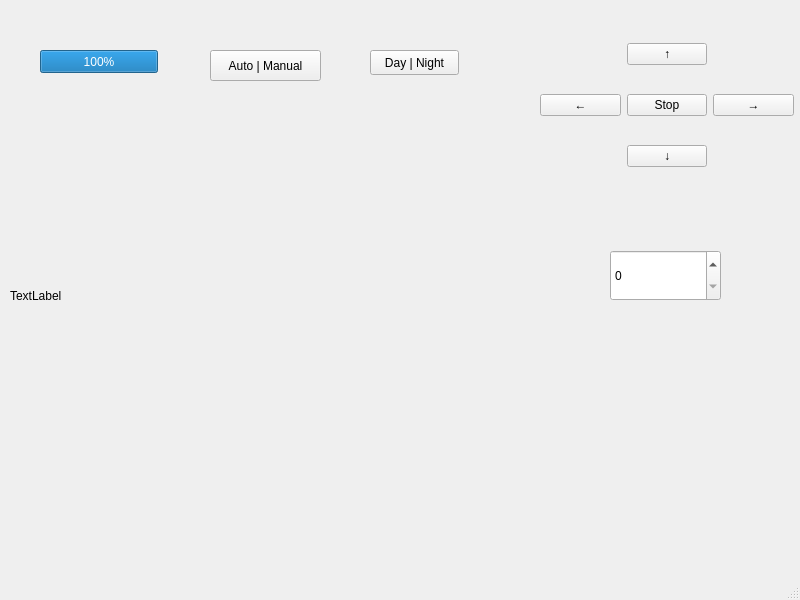
<?xml version="1.0" encoding="UTF-8"?>
<ui version="4.0">
 <class>userinterface</class>
 <widget class="QMainWindow" name="userinterface">
  <property name="geometry">
   <rect>
    <x>0</x>
    <y>0</y>
    <width>800</width>
    <height>600</height>
   </rect>
  </property>
  <property name="windowTitle">
   <string>userinterface</string>
  </property>
  <widget class="QWidget" name="centralwidget">
   <widget class="QLabel" name="cameraDisplay">
    <property name="geometry">
     <rect>
      <x>10</x>
      <y>110</y>
      <width>491</width>
      <height>371</height>
     </rect>
    </property>
    <property name="text">
     <string>TextLabel</string>
    </property>
    <property name="scaledContents">
     <bool>true</bool>
    </property>
   </widget>
   <widget class="QPushButton" name="dayShift">
    <property name="geometry">
     <rect>
      <x>370</x>
      <y>50</y>
      <width>89</width>
      <height>25</height>
     </rect>
    </property>
    <property name="text">
     <string>Day | Night</string>
    </property>
   </widget>
   <widget class="QPushButton" name="moveShift">
    <property name="geometry">
     <rect>
      <x>210</x>
      <y>50</y>
      <width>111</width>
      <height>31</height>
     </rect>
    </property>
    <property name="text">
     <string>Auto | Manual</string>
    </property>
   </widget>
   <widget class="QProgressBar" name="batteryLevel">
    <property name="geometry">
     <rect>
      <x>40</x>
      <y>50</y>
      <width>118</width>
      <height>23</height>
     </rect>
    </property>
    <property name="value">
     <number>100</number>
    </property>
   </widget>
   <widget class="QWidget" name="gridLayoutWidget">
    <property name="geometry">
     <rect>
      <x>540</x>
      <y>20</y>
      <width>254</width>
      <height>171</height>
     </rect>
    </property>
    <layout class="QGridLayout" name="gridLayout">
     <item row="1" column="1">
      <widget class="QPushButton" name="stopButton">
       <property name="text">
        <string>Stop</string>
       </property>
      </widget>
     </item>
     <item row="1" column="0">
      <widget class="QPushButton" name="leftButton">
       <property name="text">
        <string>←</string>
       </property>
      </widget>
     </item>
     <item row="0" column="1">
      <widget class="QPushButton" name="forButton">
       <property name="text">
        <string>↑</string>
       </property>
      </widget>
     </item>
     <item row="2" column="1">
      <widget class="QPushButton" name="backButton">
       <property name="text">
        <string>↓</string>
       </property>
      </widget>
     </item>
     <item row="1" column="2">
      <widget class="QPushButton" name="rightButton">
       <property name="text">
        <string>→</string>
       </property>
      </widget>
     </item>
    </layout>
   </widget>
   <widget class="QDoubleSpinBox" name="speedChange">
    <property name="geometry">
     <rect>
      <x>610</x>
      <y>250</y>
      <width>111</width>
      <height>51</height>
     </rect>
    </property>
    <property name="decimals">
     <number>0</number>
    </property>
   </widget>
  </widget>
  <widget class="QMenuBar" name="menubar">
   <property name="geometry">
    <rect>
     <x>0</x>
     <y>0</y>
     <width>800</width>
     <height>22</height>
    </rect>
   </property>
  </widget>
  <widget class="QStatusBar" name="statusbar"/>
 </widget>
 <resources/>
 <connections/>
</ui>
